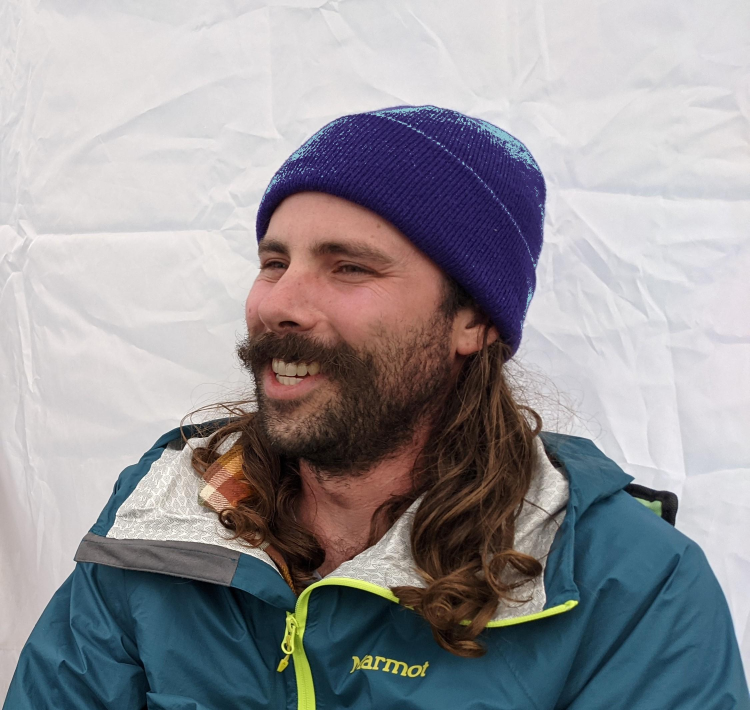
#> input picture images/Headshot_altered.jpg, 2249 x 2130 px (shown at 1/3 size)
$ python color_change.py
#> lines starting #> are read from the running program, lines starting #| are printed output that depends on the picture
from PIL import Image, ImageColor

img = Image.open('images/Headshot_altered.jpg')
#> img is the input picture: PIL image 2249x2130 RGB; mean R, G, B 149.8, 148.3, 152.5
img = img.convert('RGB')

d = img.getdata()

new_image = []
for item in d:
  if item[0] in list(range(30, 100)) and item[1] in list(range(60, 150)) and item[2] in list(range(100, 150)):
    new_image.append((142, 195, 208))
  else:
    new_image.append(item)
#> this loop made 4790370 passes
#> item on passes 1 to 3: (218, 216, 217), (220, 218, 219), (222, 220, 221)
#> after the loop, new_image = 4790370 items

img.putdata(new_image)
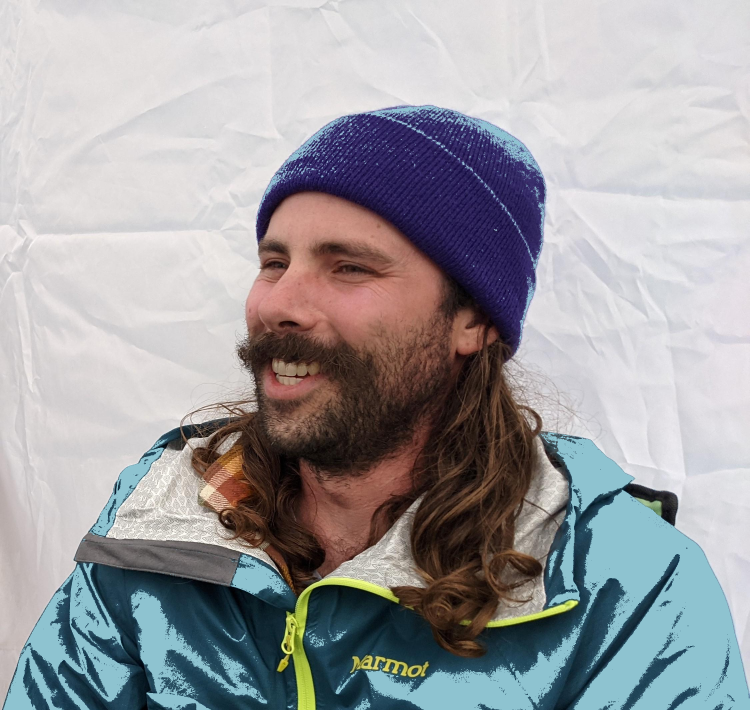
#> img: PIL image 2249x2130 RGB (shown at 1/3 size); mean R, G, B 157.8, 157.4, 160.8

img.save('Headshot_altered.jpg')
